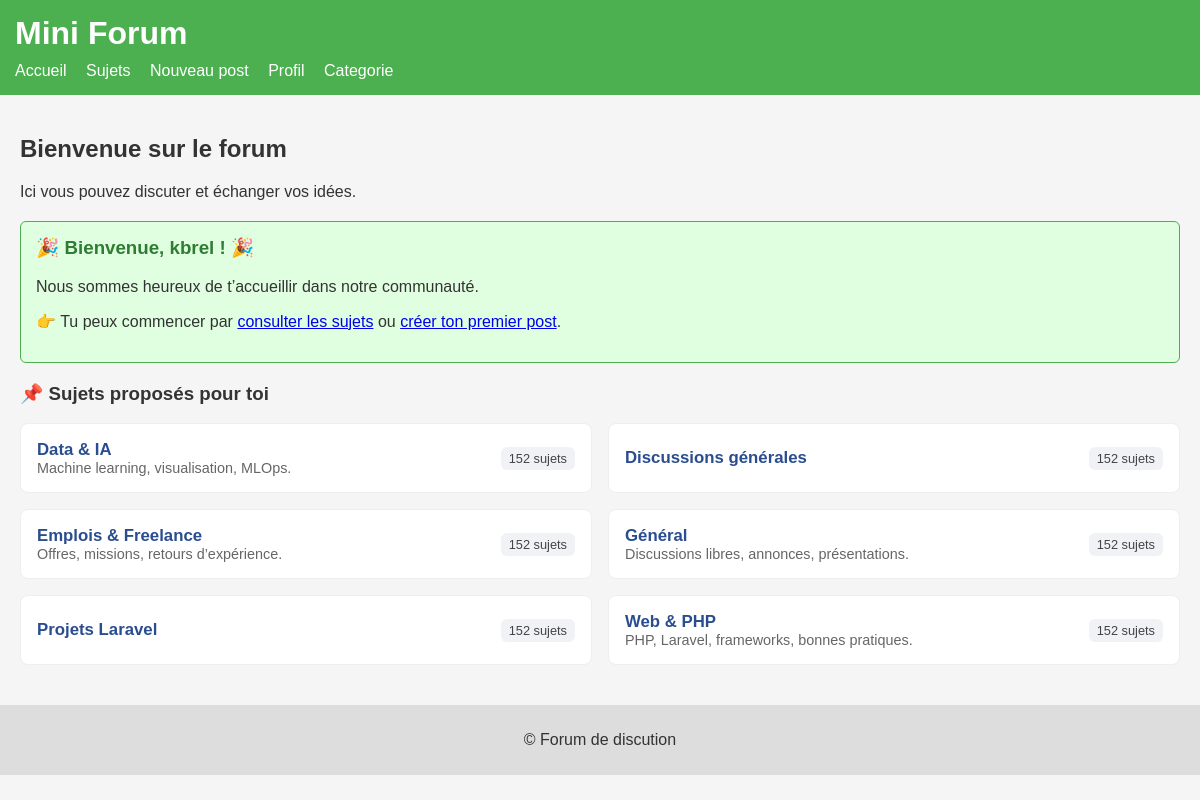
Screenshot of /View/index.php (signed in) with the database file from the repository.
### tables this page shows
CREATE TABLE `categories` (
  `id` int(11) NOT NULL,
  `name` varchar(100) NOT NULL,
  `commentaire` text DEFAULT NULL,
  `created_at` timestamp NOT NULL DEFAULT current_timestamp()
);

### Models/Category.php (called while the page is built, shortened)
<?php
class Category {
    private $conn;
    public function __construct($db) {
        $this->conn = $db;
    }
    public function getAll() {
        $stmt = $this->conn->prepare("SELECT * FROM categories ORDER BY name ASC");
        $stmt->execute();
        return $stmt;
    }
}
?>

### View/index.php (the view, shortened to what this page needs)
<?php
include('../includes/head.php');
require_once "../Models/Category.php";
$db = new Database();
$conn = $db->getConnection();
$categoryObj = new Category($conn);
$categories = $categoryObj->getAll()->fetchAll(PDO::FETCH_ASSOC);
?>
  <main>
    <h2>Bienvenue sur le forum</h2>
    <p>Ici vous pouvez discuter et échanger vos idées.</p>
    <section class="welcome-box">
      <h3>🎉 Bienvenue, <?=$_SESSION['user']['username']?> ! 🎉</h3>
      <p>Nous sommes heureux de t’accueillir dans notre communauté.</p>
      <p>👉 Tu peux commencer par <a href=<?="topics.php"?>>consulter les sujets</a> ou <a href=<?="topic.php"?>>créer ton premier post</a>.</p>
    </section>
<section class="categories-box">
  <h3>📌 Sujets proposés pour toi</h3>
    <div class="grid cols-2">
   <?php foreach($categories as $cat): ?>
    <a class="topic" href="topic.php?category_id=<?= $cat['id']?>&type=Général">
      <div>
        <strong> <?= htmlspecialchars($cat['name']) ?></strong>
        <div class="meta"> <?= htmlspecialchars($cat['commentaire']) ?></div>
      </div>
      <span class="badge">152 sujets</span>
    </a>
    <?php endforeach; ?>
  </div>
</section>
  </main>
<?php
include('../includes/footer.php');
?>

### includes/head.php (shortened to what this page needs)
<!DOCTYPE html>
<html lang="fr">
<head>
  <link rel="stylesheet" href="../public/CSS/style.css">
</head>
<body>
  <header>
    <h1>Mini Forum</h1>
    <nav>
      <a href="index.php">Accueil</a>
      <a href="topics.php">Sujets</a>
      <a href="new-post.php">Nouveau post</a>
      <a href="profile.php">Profil</a>
      <a href="category.php">Categorie</a>
    </nav>
  </header>

### includes/footer.php
  <footer>
    <p>© Forum de discution</p>
  </footer>
  </body>
</html>

### public/CSS/style.css (style rules this page uses)
body { font-family: Arial, sans-serif; margin: 0; background: #f5f5f5; color: #333; }
header { background: #4CAF50; padding: 15px; color: white; }
header h1 { margin: 0; }
nav { margin-top: 10px; }
nav a { color: white; margin-right: 15px; text-decoration: none; }
main { padding: 20px; }
footer { text-align: center; padding: 10px; background: #ddd; margin-top: 20px; }
.welcome-box { background: #e0ffe0; border: 1px solid #4CAF50; padding: 15px; margin-top: 20px; border-radius: 6px; }
.welcome-box h3 { margin-top: 0; color: #2e7d32; }
.categories-box { margin-top: 20px; }
.grid.cols-2 { display: grid; grid-template-columns: repeat(2, 1fr); gap: 16px; }
.topic { background: #fff; border: 1px solid #eee; border-radius: 8px; padding: 16px; text-decoration: none; color: inherit; display: flex; justify-content: space-between; align-items: center; transition: 0.2s; }
.topic strong { color: #2a4d8f; font-size: 1.05rem; }
.topic .meta { font-size: 0.9rem; color: #666; }
.badge { padding: 4px 8px; border-radius: 6px; font-size: 0.8rem; background: #f0f2f5; color: #444; }

### rows the page displays
categories: name "Data & IA", commentaire "Machine learning, visualisation, MLOps."
categories: name "Discussions générales"
categories: name "Emplois & Freelance", commentaire "Offres, missions, retours d’expérience."
categories: name "Général", commentaire "Discussions libres, annonces, présentations."
categories: name "Projets Laravel"
categories: name "Web & PHP", commentaire "PHP, Laravel, frameworks, bonnes pratiques."

### other values shown
$_SESSION['user']['username'] "kbrel"
